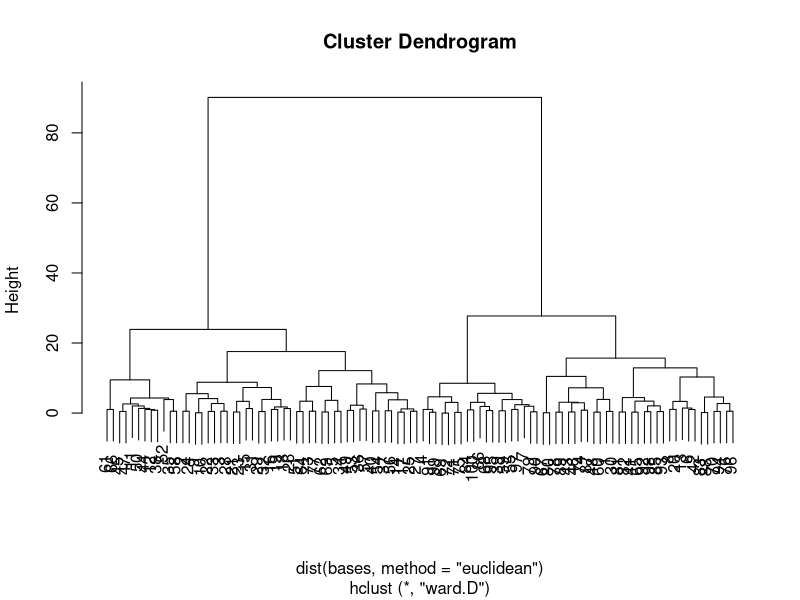
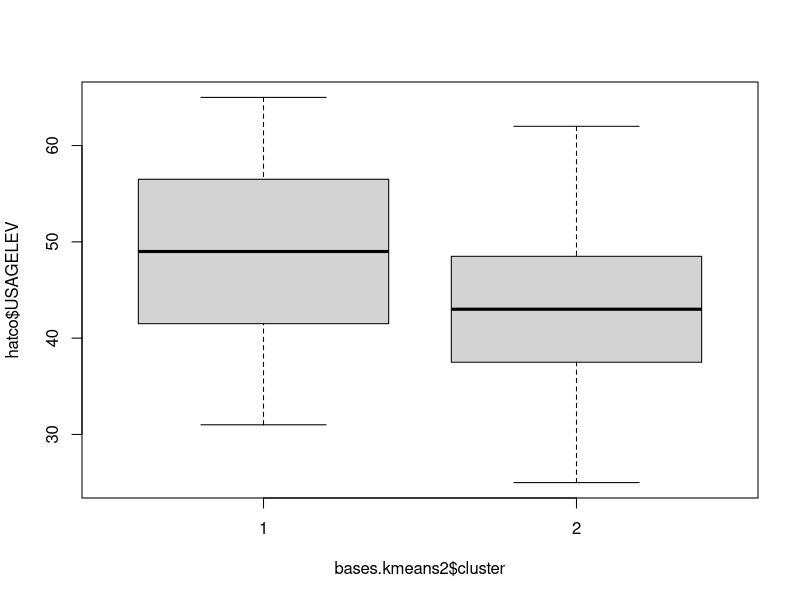
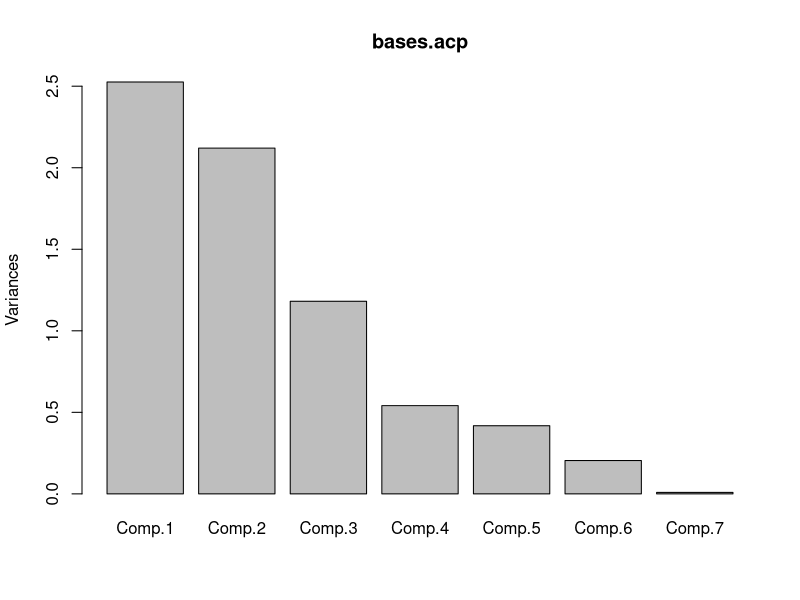
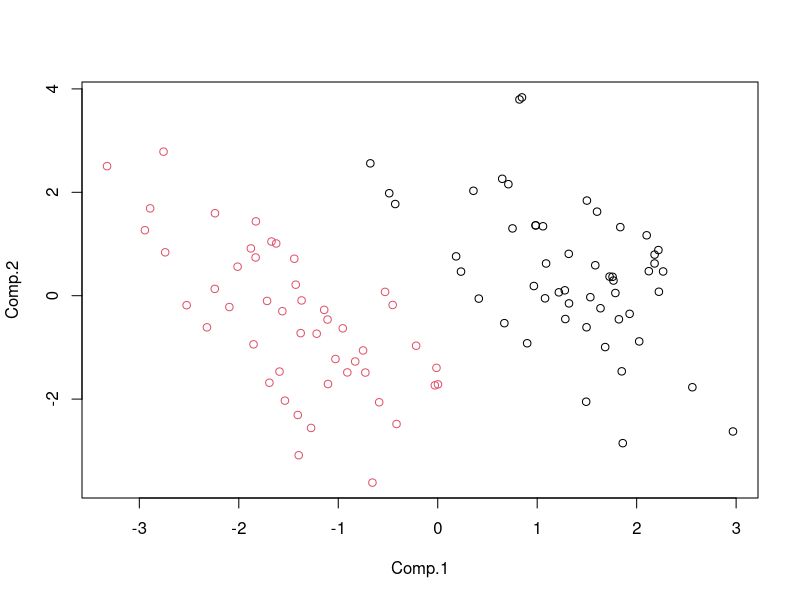
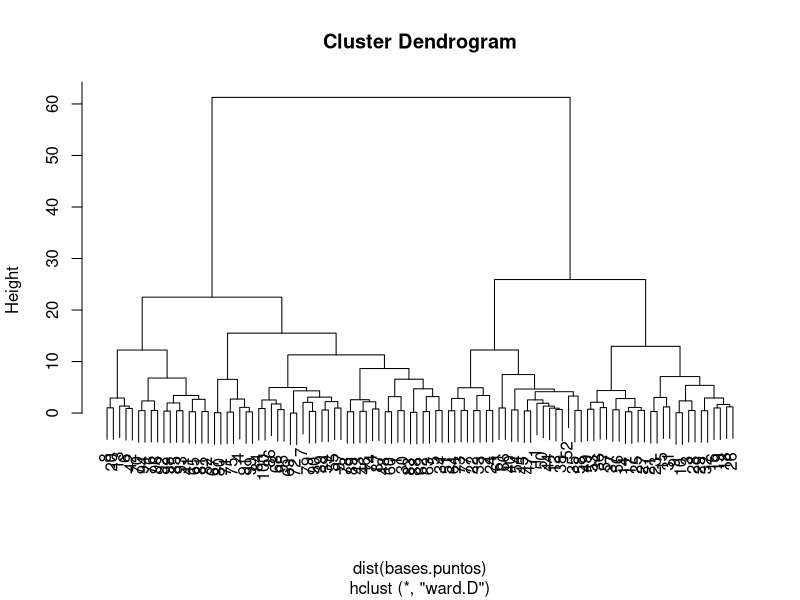
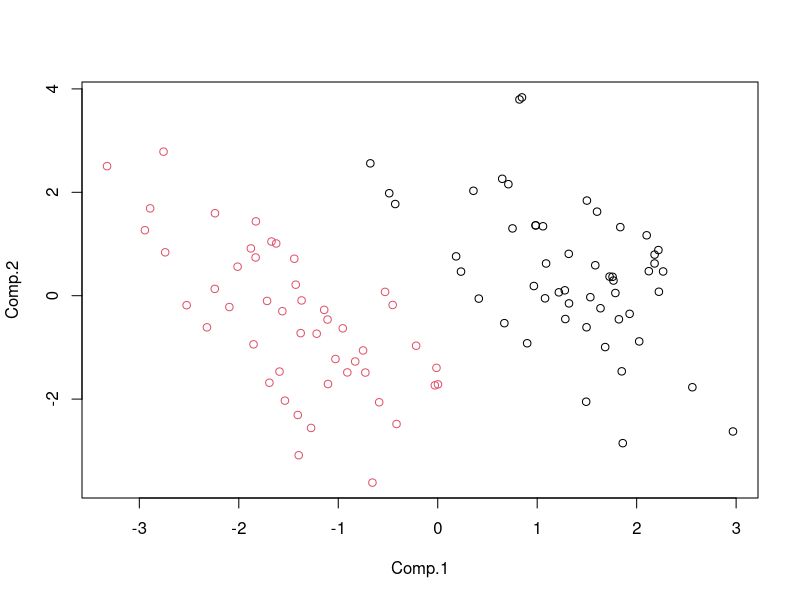

Here is the R script that generated these plots, in order:
## ---- chunk 1
library(foreign)
## ---- chunk 2
#hatco<-read.spss("hatconuevo.sav")
#t(head(hatco))
#leer hatco.completo.csv
hatco <- read.csv("hatco.completo.csv", sep=";", dec=",")

#Mostramos las 6 primeras líneas del fichero de datos
head(hatco)
names(hatco)
str(hatco)
## ---- chunk 3
require(dplyr)
bases<-data.frame(hatco[1:7])
names(bases)
## ---- chunk 4
cor(bases)
## ---- chunk 5
bases.hclust<-hclust(dist(bases, method="euclidean"), method="ward")
#Mostramos el resultado de la agrupación
plot(bases.hclust)
## ---- chunk 6
centros.bases<-tapply(as.matrix(bases), list(rep(cutree(bases.hclust, 2), ncol(as.matrix(bases))),col(as.matrix(bases))),mean)
#Visualizamos el resultado
centros.bases
## ---- chunk 7
bases.kmeans2<-kmeans(bases, centros.bases)
## ---- chunk 8
names(bases.kmeans2) 
## ---- chunk 9
bases.kmeans2$centers
## ---- chunk 10
table(hatco$TAMEMP, bases.kmeans2$cluster)
## ---- chunk 11
t.test(hatco$USAGELEV ~ bases.kmeans2$cluster)
summary(lm(hatco$USAGELEV ~ bases.kmeans2$cluster))
## ---- chunk 12
boxplot(hatco$USAGELEV ~ bases.kmeans2$cluster)
## ---- chunk 13
table(hatco$ESPCOMPR, bases.kmeans2$cluster)
table(hatco$ESTRCOMP, bases.kmeans2$cluster)
table(hatco$INDUSTRI, bases.kmeans2$cluster)
table(hatco$SITCOMP, bases.kmeans2$cluster)
## ---- chunk 14
cor(bases)
## ---- chunk 15
bases.acp<-princomp(bases, cor=T)
## ---- chunk 16
plot(bases.acp)
summary(bases.acp)
## ---- chunk 17
bases.puntos<-bases.acp$scores
## ---- chunk 18
plot(bases.puntos[,1:2], col=bases.kmeans2$cluster)
## ---- chunk 19
bases.puntos.hclust<-hclust(dist(bases.puntos), method="ward")
#visualizamos la heterogeneidad y la comparamos con el la mostrada con los datos originales
plot(bases.puntos.hclust)
#Calculamos los centros de los grupos
centros.bases.puntos<-tapply(bases.puntos, list(rep(cutree(bases.puntos.hclust, 2), ncol(bases.puntos)),col(bases.puntos)),mean)
#isualizamos los centros
centros.bases.puntos
## ---- chunk 20
bases.puntos.kmeans2<-kmeans(bases.puntos, centros.bases.puntos)
plot(bases.puntos[,1:2], col=bases.puntos.kmeans2$cluster)
## ---- chunk 21
table(bases.kmeans2$cluster, bases.puntos.kmeans2$cluster)
bases.puntos.kmeans2
options(digits=3)
#Mostramos el valor medio de las bases de segmentación en los grupos
t(aggregate(bases, list(Segmento = bases.puntos.kmeans2$cluster), mean))
